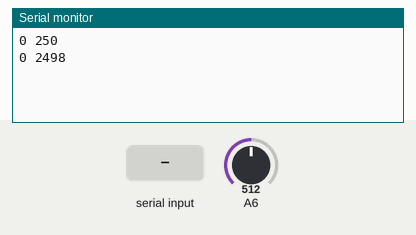
The sketch below on a simulated Arduino Uno, built with avr-gcc and run on an emulated ATmega328P. On the bench: the last lines printed to the serial monitor. Inputs (shaded band) come from the test bench; at power-on: A6 = 512.

Above: at 1.2 s.
1.3 s: A6 set to 490
At 2.7 s:
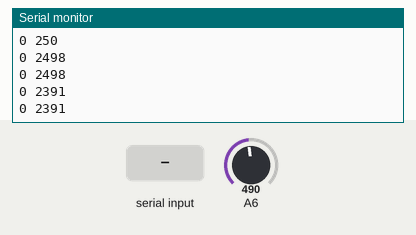
2.8 s: "90,45\n" received over Serial
At 4.2 s:
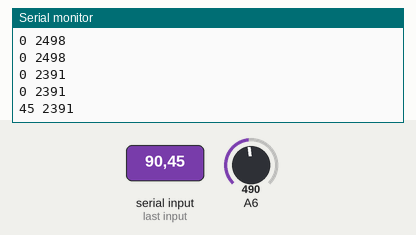
4.3 s: "30,150\n" received over Serial
At 5.7 s:
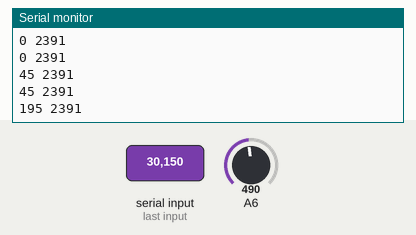
5.8 s: A6 set to 510
At 6.11 s:
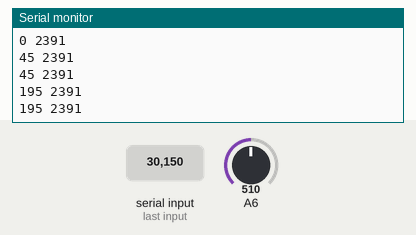
Timing chart, 0 to 8.3 s (numbered marks = the images above; inputs shaded):
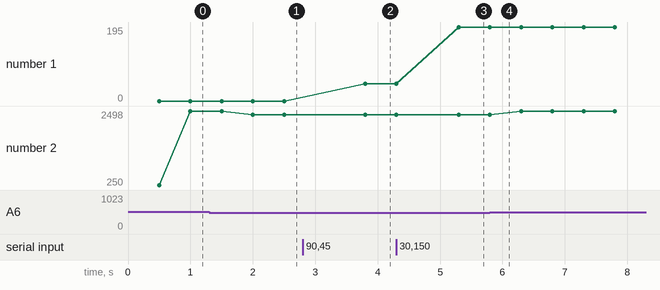

The sketch:

Superior_stepper_v5_ino_copy_20250620112922.ino.ino
```cpp
// Pin definitions
#define STEP_PIN_1_BIT 7  // Pin 7
#define STEP_PIN_2_BIT 4  // Pin 4
#define TEMP_PIN A0

// Global variables for motor control
volatile long stepperPosition1 = 0;
volatile long stepperPosition2 = 0;
volatile bool motorEnabled1 = false;
volatile bool motorEnabled2 = false;
volatile bool stepHigh = false;
volatile long stepsRemaining = 0;
volatile bool direction = true;  // true = forward, false = reverse

// Motion control variables
volatile int currentSpeed = 40;
int targetSpeed = 40;
int maxSpeed = 15000;
int acceleration = 50;
int deceleration = 100;

// Temperature variable
float motorTemp = 25.0;

void setup() {
    Serial.begin(115200);

    // Set step pins as outputs using direct port manipulation
    DDRD |= (1 << STEP_PIN_1_BIT) | (1 << STEP_PIN_2_BIT);

    // Setup Timer1 for motor pulses
    setupMotorTimer();
}

void loop() {
    static unsigned long lastTempRead = 0;
    static unsigned long lastReport = 0;

    // Read temperature every 1000ms
    if (millis() - lastTempRead >= 1000) {
        motorTemp = readLM35Fast(TEMP_PIN);
        lastTempRead = millis();
    }

    // Report position and temperature every 500ms
    if (millis() - lastReport >= 500) {
        printFastStatus();
        lastReport = millis();
    }

    // Update motion profile
    updateMotionProfile();

    // Handle serial commands if any
    if (Serial.available()) {
        handleSerialCommands();
    }
}

// Ultra-fast LM35 temperature reading
float readLM35Fast(uint8_t pin) {
    // Disable interrupts briefly for clean ADC read
    noInterrupts();

    ADMUX = (1 << REFS0) | (pin & 0x07);  // AVCC reference, select pin
    ADCSRA |= (1 << ADSC);                // Start conversion
    while (ADCSRA & (1 << ADSC));         // Wait for completion
    int result = ADC;

    interrupts();  // Re-enable interrupts

    // Convert to temperature: LM35 = 10mV/°C, 4.88mV per ADC step
    return (result * 4.88) / 10.0;
}

// Ultra-fast status reporting: just position and temperature
void printFastStatus() {
    // Get position atomically
    long pos1;
    noInterrupts();
    pos1 = stepperPosition1;
    interrupts();

    // Convert temperature to integer (235 = 23.5°C)
    int tempInt = (int)(motorTemp * 10);

    // Minimal output: "position temperature\n"
    Serial.print(pos1);
    Serial.print(" ");
    Serial.println(tempInt);
}

// Motor control ISR - optimized for speed
ISR(TIMER1_COMPA_vect) {
    if (stepsRemaining <= 0) return;  // No motion

    if (stepHigh) {
        // Step pulse LOW - using direct port manipulation
        if (motorEnabled1) PORTD &= ~(1 << STEP_PIN_1_BIT);
        if (motorEnabled2) PORTD &= ~(1 << STEP_PIN_2_BIT);

        // Count steps on falling edge
        if (motorEnabled1) stepperPosition1 += direction ? 1 : -1;
        if (motorEnabled2) stepperPosition2 += direction ? 1 : -1;

        stepsRemaining--;
        stepHigh = false;
    } else {
        // Step pulse HIGH
        if (motorEnabled1) PORTD |= (1 << STEP_PIN_1_BIT);
        if (motorEnabled2) PORTD |= (1 << STEP_PIN_2_BIT);
        stepHigh = true;
    }
}

// Motion profile update (runs in main loop)
void updateMotionProfile() {
    if (stepsRemaining <= 0) return;

    // Calculate deceleration point
    long stepsToStop = calculateStepsToStop(currentSpeed, deceleration);

    if (stepsRemaining <= stepsToStop) {
        targetSpeed = 40;  // Start deceleration
    } else {
        targetSpeed = maxSpeed;  // Continue acceleration/maintain speed
    }

    // Update speed
    if (currentSpeed < targetSpeed) {
        currentSpeed += acceleration;
        if (currentSpeed > maxSpeed) currentSpeed = maxSpeed;
    } else if (currentSpeed > targetSpeed) {
        currentSpeed -= deceleration;
        if (currentSpeed < 40) {
            currentSpeed = 40;
            motorEnabled1 = false;
            motorEnabled2 = false;
        }
    }

    // Update timer frequency safely
    noInterrupts();
    OCR1A = 16000000 / currentSpeed;
    interrupts();
}

// Calculate steps needed to decelerate to target speed
long calculateStepsToStop(int currentSpd, int decel) {
    int targetSpd = 40;
    if (currentSpd <= targetSpd) return 0;

    long speedDifference = currentSpd - targetSpd;
    return (speedDifference * speedDifference) / (2 * decel);
}

// Setup Timer1 for motor control
void setupMotorTimer() {
    // Configure Timer1 for CTC mode
    TCCR1A = 0;
    TCCR1B = (1 << WGM12) | (1 << CS10);  // CTC mode, no prescaler
    TIMSK1 = (1 << OCIE1A);               // Enable compare interrupt
    OCR1A = 16000000 / currentSpeed;      // Set initial frequency
}

// Safe position reading function
long getCurrentPosition() {
    long pos;
    noInterrupts();
    pos = stepperPosition1;
    interrupts();
    return pos;
}

// Example function to start motion
void moveSteps(long steps) {
    // Stop current motion
    stepsRemaining = 0;
    motorEnabled1 = false;

    if (steps == 0) return;

    // Set direction
    direction = (steps > 0);

    // Setup motion
    stepsRemaining = abs(steps);
    currentSpeed = 40;
    targetSpeed = maxSpeed;
    motorEnabled1 = true;

    // Start timer
    TCCR1B |= (1 << CS10);
}

// Basic serial command handler
void handleSerialCommands() {
    if (Serial.available()) {
        long steps = Serial.parseInt();
        if (steps != 0) {
            moveSteps(steps);
        }
    }
}
```

Measured:
- after the input at 1.3 s, the serial monitor: prints a new line after 0.70 s (image 1)
- after the input at 2.8 s, the serial monitor: prints a new line after 1.0 s (image 2)
- after the input at 4.3 s, the serial monitor: prints a new line after 1.0 s (image 3)
- plotted number 1: 0 → 45 after the input at 2.8 s, 45 → 195 after the input at 4.3 s
- plotted number 2: 2498 → 2391 after the input at 1.3 s, 2391 → 2488 after the input at 5.8 s
